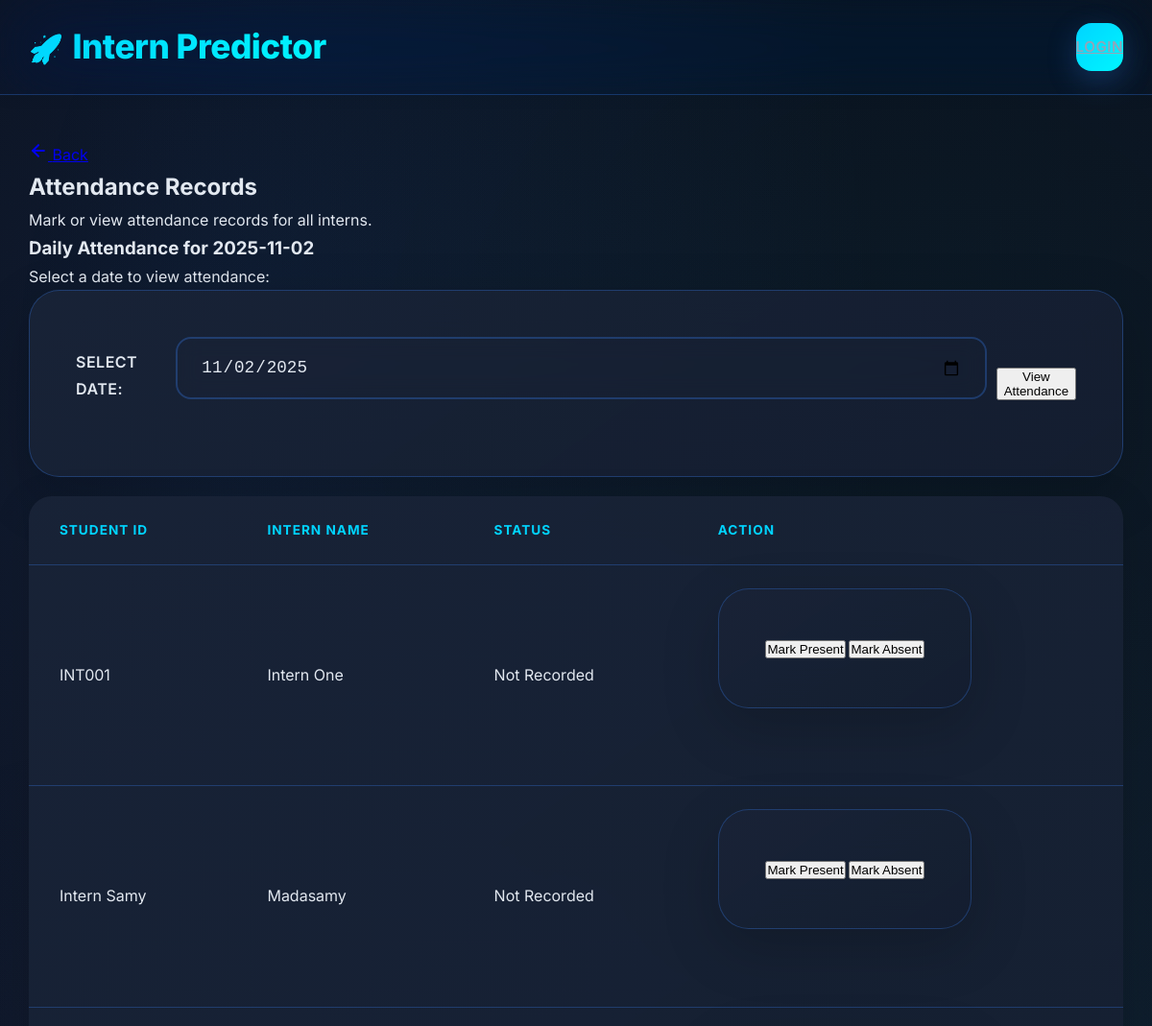
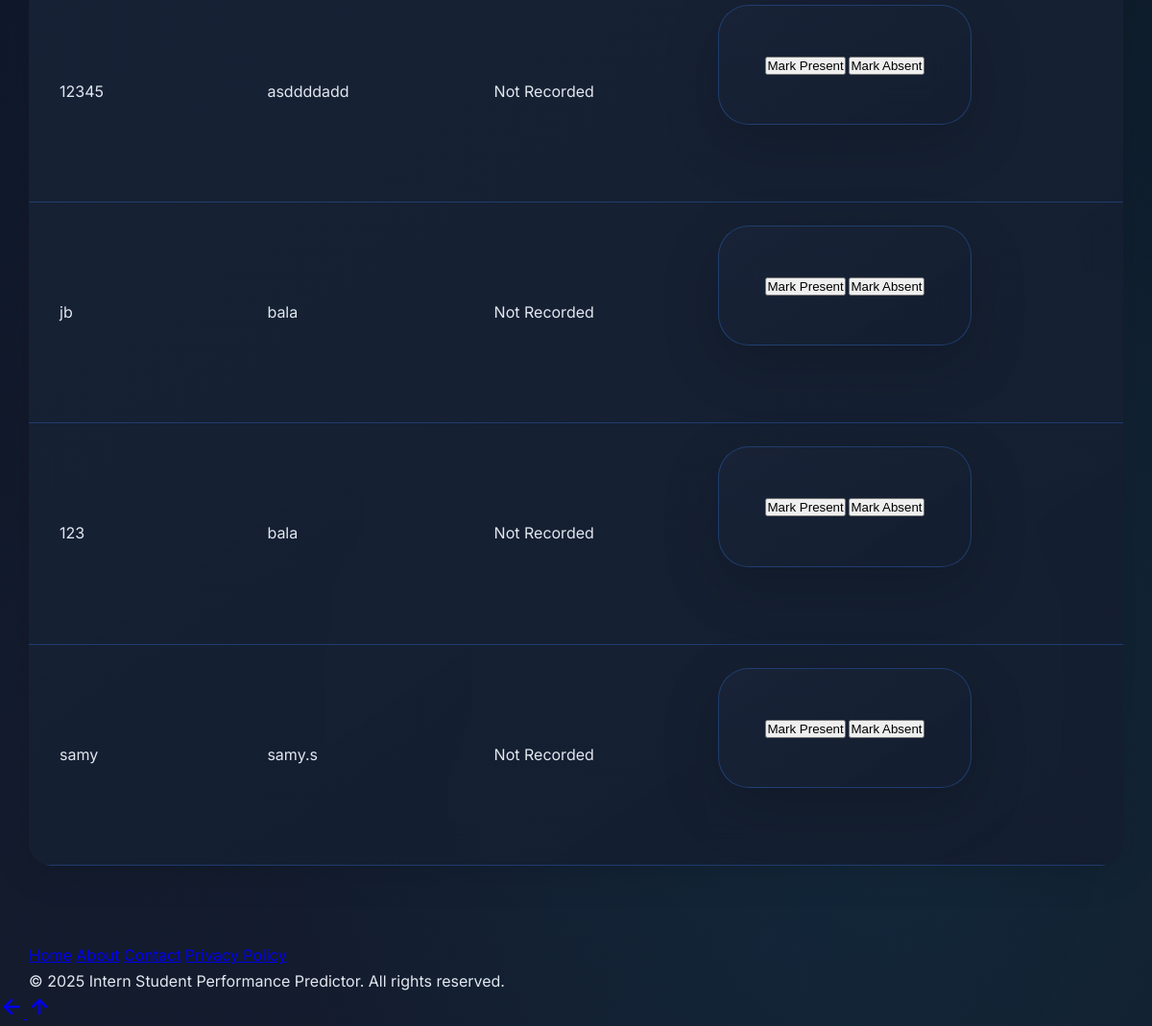
Page /admin/attendance (signed in) on the committed database (2 pictures, top to bottom).
### tables this page shows
CREATE TABLE students (
            id INTEGER PRIMARY KEY AUTOINCREMENT,
            unique_student_id TEXT UNIQUE NOT NULL, -- e.g., INT001, for display and internal reference
            name TEXT NOT NULL,
            email TEXT UNIQUE NOT NULL, -- Email should also be unique
            course_id INTEGER,
            user_id INTEGER UNIQUE, -- Link to users table for login, UNIQUE as one user per student
            FOREIGN KEY (course_id) REFERENCES courses(id),
            FOREIGN KEY (user_id) REFERENCES users(id)
        );

### app.py (the view)
@app.route('/admin/attendance', methods=['GET', 'POST'])
def attendance():
    if not is_admin_logged_in():
        return redirect(url_for('login'))
    selected_date = request.args.get('selected_date', datetime.now().strftime('%Y-%m-%d'))
    conn = sqlite3.connect(DATABASE)
    cursor = conn.cursor()
    cursor.execute(f'''
        SELECT s.id, s.unique_student_id, s.name, a.status
        FROM students s
        LEFT JOIN attendance a ON s.id = a.student_id AND a.date = ?
        ORDER BY s.name
    ''', (selected_date,))
    attendance_records = cursor.fetchall()
    conn.close()
    return render_template('attendance.html', username=session['username'], current_date=selected_date, attendance_records=attendance_records)

### app.py (called while the page is built)
def is_admin_logged_in():
    return 'role' in session and session['role'] == 'admin'

### templates/attendance.html (shortened to what this page needs)
{% extends "base.html" %}
{% block content %}
    <h2>Attendance Records</h2>
    <p>Mark or view attendance records for all interns.</p>
    <div class="info-section">
        <h3>Daily Attendance for {{ current_date }}</h3>
        <p>Select a date to view attendance:</p>
        <form method="GET" action="{{ url_for('attendance') }}" style="display: flex; align-items: center; gap: 10px; margin-bottom: 20px;">
            <label for="attendance_date_picker" class="sr-only">Select Date:</label>
            <input type="date" id="attendance_date_picker" name="selected_date" value="{{ current_date }}" class="form-control">
            <button type="submit" class="action-button">View Attendance</button>
        </form>
        <table style="margin-top: 20px;">
            <thead>
                <tr>
                    <th>Student ID</th>
                    <th>Intern Name</th>
                    <th>Status</th>
                    <th>Action</th>
                </tr>
            </thead>
            <tbody>
                {% if attendance_records %}
                    {% for record in attendance_records %}
                        <tr>
                            <td>{{ record[1] }}</td>
                            <td>{{ record[2] }}</td>
                            <td>
                                {% if record[3] == 'present' %}
                                    <span class="status-present">✅ Present</span>
                                {% elif record[3] == 'absent' %}
                                    <span class="status-absent">❌ Absent</span>
                                {% else %}
                                    <span class="status-not-recorded">Not Recorded</span>
                                {% endif %}
                            </td>
                            <td>
                                <form method="POST" action="{{ url_for('mark_attendance') }}" style="display:inline-block;">
                                    {% if record[3] == 'present' %}
                                        <input type="hidden" name="status" value="absent">
                                        <button type="submit" class="action-button delete-button">Mark Absent</button>
                                        <input type="hidden" name="status" value="not_recorded">
                                        <button type="submit" class="action-button">Clear Status</button>
                                    {% else %}
                                        <button type="submit" name="status" value="present" class="action-button edit-button">Mark Present</button>
                                        <button type="submit" name="status" value="absent" class="action-button delete-button">Mark Absent</button>
                                    {% endif %}
                                </form>
                            </td>
                        </tr>
                    {% endfor %}
                {% else %}
                    <tr>
                        <td colspan="4">No student records found for this date.</td>
                    </tr>
                {% endif %}
            </tbody>
        </table>
    </div>
{% endblock %}

### rows in the picture
students: unique_student "INT001", name "Intern One"
students: unique_student "Intern Samy", name "Madasamy"
students: unique_student "12345", name "asddddadd"
students: unique_student "jb", name "bala"
students: unique_student "123", name "bala"
students: unique_student "samy", name "samy.s"

### other values in the picture
{{ current_date }} "2025-11-02"
